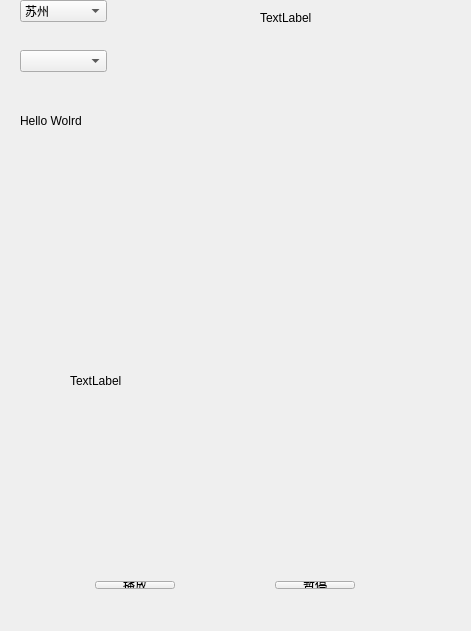
<?xml version="1.0" encoding="UTF-8"?>
<ui version="4.0">
 <class>Widget</class>
 <widget class="QWidget" name="Widget">
  <property name="geometry">
   <rect>
    <x>0</x>
    <y>0</y>
    <width>471</width>
    <height>631</height>
   </rect>
  </property>
  <property name="windowTitle">
   <string>Widget</string>
  </property>
  <widget class="QComboBox" name="comboBox">
   <property name="geometry">
    <rect>
     <x>20</x>
     <y>0</y>
     <width>87</width>
     <height>22</height>
    </rect>
   </property>
   <item>
    <property name="text">
     <string>苏州</string>
    </property>
   </item>
   <item>
    <property name="text">
     <string>南京</string>
    </property>
   </item>
   <item>
    <property name="text">
     <string>无锡</string>
    </property>
   </item>
   <item>
    <property name="text">
     <string>常州</string>
    </property>
   </item>
  </widget>
  <widget class="QComboBox" name="comboBox_2">
   <property name="geometry">
    <rect>
     <x>20</x>
     <y>50</y>
     <width>87</width>
     <height>22</height>
    </rect>
   </property>
  </widget>
  <widget class="QLabel" name="label">
   <property name="geometry">
    <rect>
     <x>20</x>
     <y>100</y>
     <width>101</width>
     <height>41</height>
    </rect>
   </property>
   <property name="text">
    <string>Hello Wolrd</string>
   </property>
  </widget>
  <widget class="QLabel" name="label_2">
   <property name="geometry">
    <rect>
     <x>260</x>
     <y>10</y>
     <width>72</width>
     <height>15</height>
    </rect>
   </property>
   <property name="text">
    <string>TextLabel</string>
   </property>
  </widget>
  <widget class="QLabel" name="label_3">
   <property name="geometry">
    <rect>
     <x>70</x>
     <y>290</y>
     <width>300</width>
     <height>181</height>
    </rect>
   </property>
   <property name="text">
    <string>TextLabel</string>
   </property>
  </widget>
  <widget class="QWidget" name="layoutWidget">
   <property name="geometry">
    <rect>
     <x>-10</x>
     <y>570</y>
     <width>470</width>
     <height>30</height>
    </rect>
   </property>
   <layout class="QHBoxLayout" name="horizontalLayout">
    <item>
     <spacer name="horizontalSpacer">
      <property name="orientation">
       <enum>Qt::Horizontal</enum>
      </property>
      <property name="sizeHint" stdset="0">
       <size>
        <width>88</width>
        <height>20</height>
       </size>
      </property>
     </spacer>
    </item>
    <item>
     <widget class="QPushButton" name="pushButton">
      <property name="text">
       <string>播放</string>
      </property>
     </widget>
    </item>
    <item>
     <spacer name="horizontalSpacer_2">
      <property name="orientation">
       <enum>Qt::Horizontal</enum>
      </property>
      <property name="sizeHint" stdset="0">
       <size>
        <width>78</width>
        <height>20</height>
       </size>
      </property>
     </spacer>
    </item>
    <item>
     <widget class="QPushButton" name="pushButton_2">
      <property name="text">
       <string>暂停</string>
      </property>
     </widget>
    </item>
    <item>
     <spacer name="horizontalSpacer_3">
      <property name="orientation">
       <enum>Qt::Horizontal</enum>
      </property>
      <property name="sizeHint" stdset="0">
       <size>
        <width>88</width>
        <height>20</height>
       </size>
      </property>
     </spacer>
    </item>
   </layout>
  </widget>
 </widget>
 <layoutdefault spacing="6" margin="11"/>
 <resources/>
 <connections/>
</ui>
